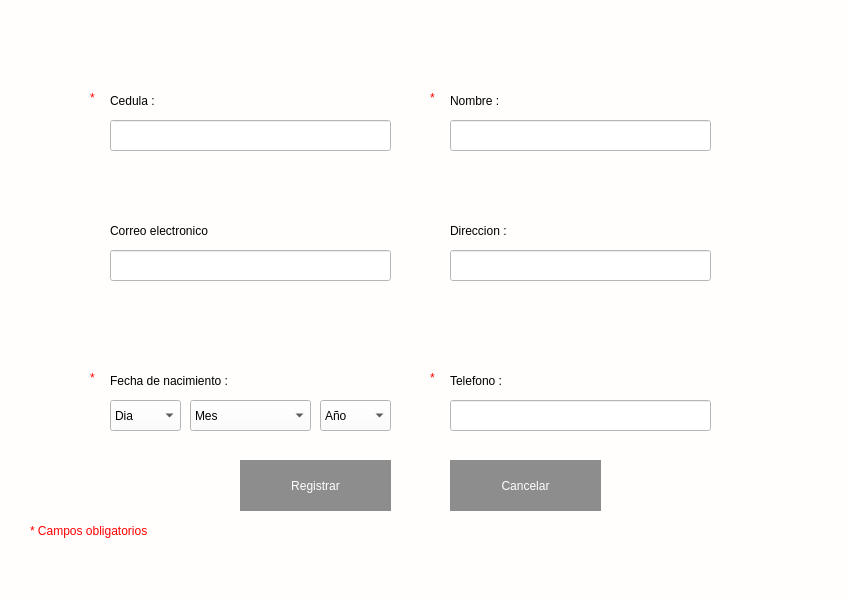
<?xml version="1.0" encoding="UTF-8"?>
<ui version="4.0">
 <class>MainWindow</class>
 <widget class="QMainWindow" name="MainWindow">
  <property name="geometry">
   <rect>
    <x>0</x>
    <y>0</y>
    <width>846</width>
    <height>600</height>
   </rect>
  </property>
  <property name="windowTitle">
   <string>MainWindow</string>
  </property>
  <property name="styleSheet">
   <string notr="true">background-color: rgb(252, 255, 189);
background-color: rgb(255, 254, 253);</string>
  </property>
  <widget class="QWidget" name="centralwidget">
   <widget class="QLabel" name="label">
    <property name="geometry">
     <rect>
      <x>110</x>
      <y>80</y>
      <width>111</width>
      <height>41</height>
     </rect>
    </property>
    <property name="styleSheet">
     <string notr="true">font: 15pt &quot;MS Reference Sans Serif&quot;;</string>
    </property>
    <property name="text">
     <string>Cedula :</string>
    </property>
   </widget>
   <widget class="QLabel" name="label_2">
    <property name="geometry">
     <rect>
      <x>450</x>
      <y>80</y>
      <width>111</width>
      <height>41</height>
     </rect>
    </property>
    <property name="styleSheet">
     <string notr="true">font: 15pt &quot;MS Reference Sans Serif&quot;;</string>
    </property>
    <property name="text">
     <string>Nombre :</string>
    </property>
   </widget>
   <widget class="QLabel" name="label_3">
    <property name="geometry">
     <rect>
      <x>110</x>
      <y>210</y>
      <width>201</width>
      <height>41</height>
     </rect>
    </property>
    <property name="styleSheet">
     <string notr="true">font: 15pt &quot;MS Reference Sans Serif&quot;;</string>
    </property>
    <property name="text">
     <string>Correo electronico</string>
    </property>
   </widget>
   <widget class="QLabel" name="label_4">
    <property name="geometry">
     <rect>
      <x>450</x>
      <y>210</y>
      <width>111</width>
      <height>41</height>
     </rect>
    </property>
    <property name="styleSheet">
     <string notr="true">font: 15pt &quot;MS Reference Sans Serif&quot;;</string>
    </property>
    <property name="text">
     <string>Direccion :</string>
    </property>
   </widget>
   <widget class="QLabel" name="label_5">
    <property name="geometry">
     <rect>
      <x>110</x>
      <y>360</y>
      <width>221</width>
      <height>41</height>
     </rect>
    </property>
    <property name="styleSheet">
     <string notr="true">font: 15pt &quot;MS Reference Sans Serif&quot;;</string>
    </property>
    <property name="text">
     <string>Fecha de nacimiento :</string>
    </property>
   </widget>
   <widget class="QLabel" name="label_6">
    <property name="geometry">
     <rect>
      <x>450</x>
      <y>360</y>
      <width>111</width>
      <height>41</height>
     </rect>
    </property>
    <property name="styleSheet">
     <string notr="true">font: 15pt &quot;MS Reference Sans Serif&quot;;</string>
    </property>
    <property name="text">
     <string>Telefono :</string>
    </property>
   </widget>
   <widget class="QLineEdit" name="lineEdit_cedula">
    <property name="geometry">
     <rect>
      <x>110</x>
      <y>120</y>
      <width>281</width>
      <height>31</height>
     </rect>
    </property>
    <property name="styleSheet">
     <string notr="true">background-color: rgb(255, 255, 255);
font: 12pt &quot;MS Shell Dlg 2&quot;;</string>
    </property>
    <property name="text">
     <string/>
    </property>
   </widget>
   <widget class="QLineEdit" name="lineEdit_nombre">
    <property name="geometry">
     <rect>
      <x>450</x>
      <y>120</y>
      <width>261</width>
      <height>31</height>
     </rect>
    </property>
    <property name="styleSheet">
     <string notr="true">background-color: rgb(255, 255, 255);
font: 12pt &quot;MS Shell Dlg 2&quot;;</string>
    </property>
    <property name="text">
     <string/>
    </property>
   </widget>
   <widget class="QLineEdit" name="lineEdit_correo">
    <property name="geometry">
     <rect>
      <x>110</x>
      <y>250</y>
      <width>281</width>
      <height>31</height>
     </rect>
    </property>
    <property name="styleSheet">
     <string notr="true">background-color: rgb(255, 255, 255);
font: 12pt &quot;MS Shell Dlg 2&quot;;</string>
    </property>
    <property name="text">
     <string/>
    </property>
   </widget>
   <widget class="QLineEdit" name="lineEdit_direccion">
    <property name="geometry">
     <rect>
      <x>450</x>
      <y>250</y>
      <width>261</width>
      <height>31</height>
     </rect>
    </property>
    <property name="styleSheet">
     <string notr="true">background-color: rgb(255, 255, 255);
font: 12pt &quot;MS Shell Dlg 2&quot;;</string>
    </property>
    <property name="text">
     <string/>
    </property>
   </widget>
   <widget class="QLineEdit" name="lineEdit_telefono">
    <property name="geometry">
     <rect>
      <x>450</x>
      <y>400</y>
      <width>261</width>
      <height>31</height>
     </rect>
    </property>
    <property name="styleSheet">
     <string notr="true">background-color: rgb(255, 255, 255);
font: 12pt &quot;MS Shell Dlg 2&quot;;</string>
    </property>
    <property name="text">
     <string/>
    </property>
   </widget>
   <widget class="QComboBox" name="comboBox_dia">
    <property name="geometry">
     <rect>
      <x>110</x>
      <y>400</y>
      <width>71</width>
      <height>31</height>
     </rect>
    </property>
    <property name="styleSheet">
     <string notr="true">font: 12pt &quot;MS Shell Dlg 2&quot;;</string>
    </property>
    <item>
     <property name="text">
      <string>Dia</string>
     </property>
    </item>
    <item>
     <property name="text">
      <string>1</string>
     </property>
    </item>
    <item>
     <property name="text">
      <string>2</string>
     </property>
    </item>
    <item>
     <property name="text">
      <string>3</string>
     </property>
    </item>
    <item>
     <property name="text">
      <string>4</string>
     </property>
    </item>
    <item>
     <property name="text">
      <string>5</string>
     </property>
    </item>
    <item>
     <property name="text">
      <string>6</string>
     </property>
    </item>
    <item>
     <property name="text">
      <string>7</string>
     </property>
    </item>
    <item>
     <property name="text">
      <string>8</string>
     </property>
    </item>
    <item>
     <property name="text">
      <string>9</string>
     </property>
    </item>
    <item>
     <property name="text">
      <string>10</string>
     </property>
    </item>
    <item>
     <property name="text">
      <string>11</string>
     </property>
    </item>
    <item>
     <property name="text">
      <string>12</string>
     </property>
    </item>
    <item>
     <property name="text">
      <string>13</string>
     </property>
    </item>
    <item>
     <property name="text">
      <string>14</string>
     </property>
    </item>
    <item>
     <property name="text">
      <string>15</string>
     </property>
    </item>
    <item>
     <property name="text">
      <string>16</string>
     </property>
    </item>
    <item>
     <property name="text">
      <string>17</string>
     </property>
    </item>
    <item>
     <property name="text">
      <string>18</string>
     </property>
    </item>
    <item>
     <property name="text">
      <string>19</string>
     </property>
    </item>
    <item>
     <property name="text">
      <string>20</string>
     </property>
    </item>
    <item>
     <property name="text">
      <string>21</string>
     </property>
    </item>
    <item>
     <property name="text">
      <string>22</string>
     </property>
    </item>
    <item>
     <property name="text">
      <string>23</string>
     </property>
    </item>
    <item>
     <property name="text">
      <string>24</string>
     </property>
    </item>
    <item>
     <property name="text">
      <string>25</string>
     </property>
    </item>
    <item>
     <property name="text">
      <string>26</string>
     </property>
    </item>
    <item>
     <property name="text">
      <string>27</string>
     </property>
    </item>
    <item>
     <property name="text">
      <string>28</string>
     </property>
    </item>
    <item>
     <property name="text">
      <string>29</string>
     </property>
    </item>
    <item>
     <property name="text">
      <string>30</string>
     </property>
    </item>
   </widget>
   <widget class="QComboBox" name="comboBox_mes">
    <property name="geometry">
     <rect>
      <x>190</x>
      <y>400</y>
      <width>121</width>
      <height>31</height>
     </rect>
    </property>
    <property name="styleSheet">
     <string notr="true">font: 12pt &quot;MS Shell Dlg 2&quot;;</string>
    </property>
    <item>
     <property name="text">
      <string>Mes</string>
     </property>
    </item>
    <item>
     <property name="text">
      <string>Enero</string>
     </property>
    </item>
    <item>
     <property name="text">
      <string>Febrero</string>
     </property>
    </item>
    <item>
     <property name="text">
      <string>Marzo</string>
     </property>
    </item>
    <item>
     <property name="text">
      <string>Abril</string>
     </property>
    </item>
    <item>
     <property name="text">
      <string>Mayo</string>
     </property>
    </item>
    <item>
     <property name="text">
      <string>Junio</string>
     </property>
    </item>
    <item>
     <property name="text">
      <string>Julio</string>
     </property>
    </item>
    <item>
     <property name="text">
      <string>Agosto</string>
     </property>
    </item>
    <item>
     <property name="text">
      <string>Septiembre</string>
     </property>
    </item>
    <item>
     <property name="text">
      <string>Octubre</string>
     </property>
    </item>
    <item>
     <property name="text">
      <string>Noviembre</string>
     </property>
    </item>
    <item>
     <property name="text">
      <string>Diciembre</string>
     </property>
    </item>
   </widget>
   <widget class="QComboBox" name="comboBox_anio">
    <property name="geometry">
     <rect>
      <x>320</x>
      <y>400</y>
      <width>71</width>
      <height>31</height>
     </rect>
    </property>
    <property name="styleSheet">
     <string notr="true">font: 12pt &quot;MS Shell Dlg 2&quot;;</string>
    </property>
    <item>
     <property name="text">
      <string>Año</string>
     </property>
    </item>
   </widget>
   <widget class="QLabel" name="label_7">
    <property name="geometry">
     <rect>
      <x>90</x>
      <y>90</y>
      <width>16</width>
      <height>16</height>
     </rect>
    </property>
    <property name="styleSheet">
     <string notr="true">color: rgb(255, 0, 0);
font: 12pt &quot;MS Shell Dlg 2&quot;;</string>
    </property>
    <property name="text">
     <string>*</string>
    </property>
   </widget>
   <widget class="QLabel" name="label_9">
    <property name="geometry">
     <rect>
      <x>430</x>
      <y>90</y>
      <width>16</width>
      <height>16</height>
     </rect>
    </property>
    <property name="styleSheet">
     <string notr="true">color: rgb(255, 0, 0);
font: 12pt &quot;MS Shell Dlg 2&quot;;</string>
    </property>
    <property name="text">
     <string>*</string>
    </property>
   </widget>
   <widget class="QLabel" name="label_10">
    <property name="geometry">
     <rect>
      <x>430</x>
      <y>370</y>
      <width>16</width>
      <height>16</height>
     </rect>
    </property>
    <property name="styleSheet">
     <string notr="true">color: rgb(255, 0, 0);
font: 12pt &quot;MS Shell Dlg 2&quot;;</string>
    </property>
    <property name="text">
     <string>*</string>
    </property>
   </widget>
   <widget class="QLabel" name="label_11">
    <property name="geometry">
     <rect>
      <x>90</x>
      <y>370</y>
      <width>16</width>
      <height>16</height>
     </rect>
    </property>
    <property name="styleSheet">
     <string notr="true">color: rgb(255, 0, 0);
font: 12pt &quot;MS Shell Dlg 2&quot;;</string>
    </property>
    <property name="text">
     <string>*</string>
    </property>
   </widget>
   <widget class="QLabel" name="label_8">
    <property name="geometry">
     <rect>
      <x>30</x>
      <y>510</y>
      <width>331</width>
      <height>41</height>
     </rect>
    </property>
    <property name="styleSheet">
     <string notr="true">color: rgb(255, 0, 0);
font: 12pt &quot;MS Shell Dlg 2&quot;;</string>
    </property>
    <property name="text">
     <string>* Campos obligatorios</string>
    </property>
   </widget>
   <widget class="QPushButton" name="btn_registrar">
    <property name="geometry">
     <rect>
      <x>240</x>
      <y>460</y>
      <width>151</width>
      <height>51</height>
     </rect>
    </property>
    <property name="styleSheet">
     <string notr="true">QPushButton{
font: 90 20pt &quot;MS Shell Dlg 2&quot;;
  color:rgb(255, 255, 255);
  
	background-color: rgb(104, 127, 143);
border-radius:30px;
}
QPushButton:hover{
background-color: rgb(255, 0,0 );
	color:rgb(255, 255, 255);
}

QPushButton{

  color:rgb(255, 255, 255);
  
	
	background-color: rgb(141, 141, 141);
}
</string>
    </property>
    <property name="text">
     <string>Registrar</string>
    </property>
   </widget>
   <widget class="QPushButton" name="btn_cancelar">
    <property name="geometry">
     <rect>
      <x>450</x>
      <y>460</y>
      <width>151</width>
      <height>51</height>
     </rect>
    </property>
    <property name="styleSheet">
     <string notr="true">QPushButton{
font: 90 20pt &quot;MS Shell Dlg 2&quot;;
  color:rgb(255, 255, 255);
  
	background-color: rgb(104, 127, 143);
border-radius:30px;
}
QPushButton:hover{
background-color: rgb(255, 0,0 );
	color:rgb(255, 255, 255);
}

QPushButton{

  color:rgb(255, 255, 255);
  
	
	background-color: rgb(141, 141, 141);
}
</string>
    </property>
    <property name="text">
     <string>Cancelar</string>
    </property>
   </widget>
  </widget>
  <widget class="QMenuBar" name="menubar">
   <property name="geometry">
    <rect>
     <x>0</x>
     <y>0</y>
     <width>846</width>
     <height>21</height>
    </rect>
   </property>
  </widget>
  <widget class="QStatusBar" name="statusbar"/>
 </widget>
 <resources/>
 <connections/>
</ui>
